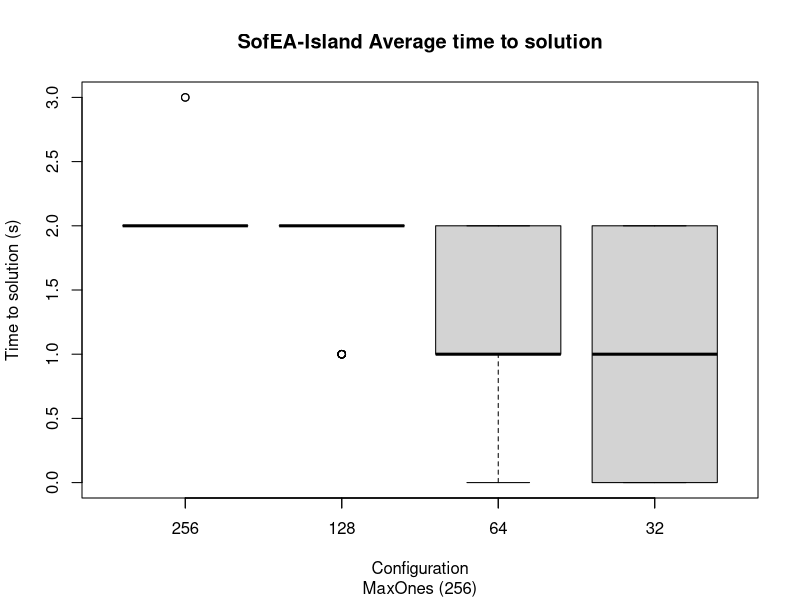

The R source for this figure:
time.island.r32 <- read.table('time-island-r32.dat')
time.island.r64 <- read.table('time-island-r64.dat')
time.island.r128 <- read.table('time-island-r128.dat')
time.island.r256 <- read.table('time-island-r256.dat')

boxplot(  time.island.r256$V1, time.island.r128$V1,
        time.island.r64$V1, time.island.r32$V1,
        main='SofEA-Island Average time to solution',  sub='MaxOnes (256)',
        xlab='Configuration',
        ylab='Time to solution (s)' )
axis(1,at=c(1:4),labels =c('256','128','64', '32' ))
